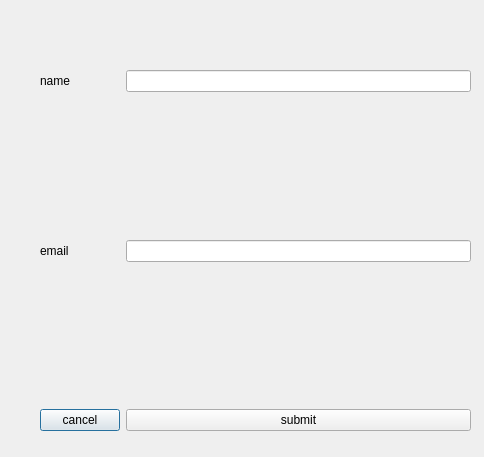
<?xml version="1.0" encoding="UTF-8"?>
<ui version="4.0">
 <class>Dialog</class>
 <widget class="QDialog" name="Dialog">
  <property name="geometry">
   <rect>
    <x>0</x>
    <y>0</y>
    <width>484</width>
    <height>457</height>
   </rect>
  </property>
  <property name="windowTitle">
   <string>Dialog</string>
  </property>
  <widget class="QWidget" name="">
   <property name="geometry">
    <rect>
     <x>40</x>
     <y>70</y>
     <width>431</width>
     <height>361</height>
    </rect>
   </property>
   <layout class="QFormLayout" name="formLayout">
    <item row="0" column="0">
     <widget class="QLabel" name="label">
      <property name="text">
       <string>name</string>
      </property>
     </widget>
    </item>
    <item row="0" column="1">
     <widget class="QLineEdit" name="lineEdit"/>
    </item>
    <item row="1" column="1">
     <spacer name="verticalSpacer">
      <property name="orientation">
       <enum>Qt::Vertical</enum>
      </property>
      <property name="sizeHint" stdset="0">
       <size>
        <width>20</width>
        <height>40</height>
       </size>
      </property>
     </spacer>
    </item>
    <item row="2" column="1">
     <widget class="QLineEdit" name="lineEdit_2"/>
    </item>
    <item row="3" column="1">
     <spacer name="verticalSpacer_2">
      <property name="orientation">
       <enum>Qt::Vertical</enum>
      </property>
      <property name="sizeHint" stdset="0">
       <size>
        <width>20</width>
        <height>40</height>
       </size>
      </property>
     </spacer>
    </item>
    <item row="4" column="0">
     <widget class="QPushButton" name="pushButton_2">
      <property name="text">
       <string>cancel</string>
      </property>
     </widget>
    </item>
    <item row="4" column="1">
     <widget class="QPushButton" name="pushButton">
      <property name="text">
       <string>submit</string>
      </property>
     </widget>
    </item>
    <item row="1" column="0">
     <spacer name="verticalSpacer_3">
      <property name="orientation">
       <enum>Qt::Vertical</enum>
      </property>
      <property name="sizeHint" stdset="0">
       <size>
        <width>20</width>
        <height>40</height>
       </size>
      </property>
     </spacer>
    </item>
    <item row="2" column="0">
     <widget class="QLabel" name="label_2">
      <property name="text">
       <string>email</string>
      </property>
     </widget>
    </item>
   </layout>
  </widget>
 </widget>
 <resources/>
 <connections/>
</ui>
